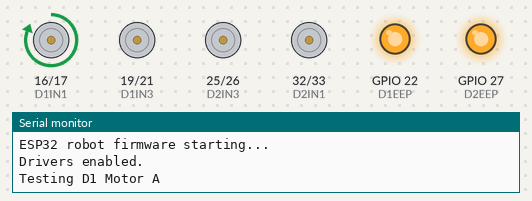
The program below on a simulated ESP32. Shown: motor-driver pin pairs drawn as motors (green arrow = first pin HIGH = forward, orange = second pin HIGH = backward, longer = more drive), output pins drawn as LEDs (lit = HIGH), the last lines printed to the serial monitor.

Above: at 1.1 s.
At 13.1 s:
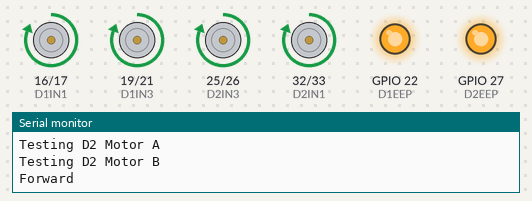
At 17.1 s:
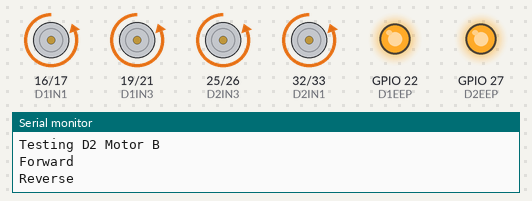
At 21.1 s:
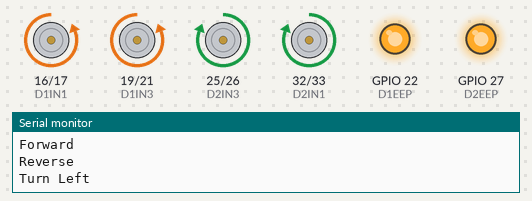
At 26.1 s:
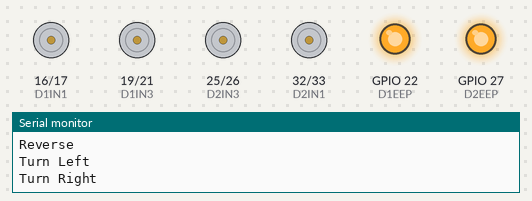
At 37.1 s:
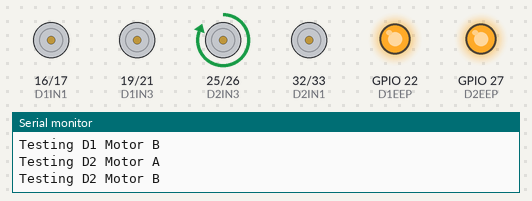
Timing chart, 0 to 40.0 s (numbered marks = the images above):
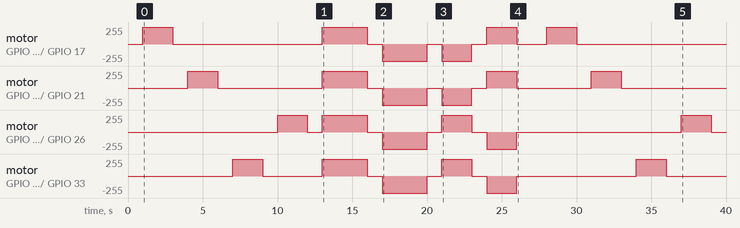

The program:

main.cpp
```cpp
#include <Arduino.h>

// =========================
// Pin mapping from your PCB
// =========================

// Driver 1
const int D1IN1 = 16;
const int D1IN2 = 17;
const int D1IN3 = 19;
const int D1IN4 = 21;
const int D1EEP = 22;

// Driver 2
const int D2IN1 = 32;
const int D2IN2 = 33;
const int D2IN3 = 25;
const int D2IN4 = 26;
const int D2EEP = 27;

// =========================
// Motor assumptions
// =========================
// Driver 1 Motor A = front left
// Driver 1 Motor B = rear left
// Driver 2 Motor A = front right
// Driver 2 Motor B = rear right
//
// If any wheel spins the wrong way, swap that motor's two wires
// or swap HIGH/LOW in that motor's forward/reverse functions.

// -------------------------
// Low-level motor helpers
// -------------------------
void setMotorRaw(int in1, int in2, int direction) {
  // direction:
  //  1 = forward
  // -1 = reverse
  //  0 = stop
  if (direction > 0) {
    digitalWrite(in1, HIGH);
    digitalWrite(in2, LOW);
  } else if (direction < 0) {
    digitalWrite(in1, LOW);
    digitalWrite(in2, HIGH);
  } else {
    digitalWrite(in1, LOW);
    digitalWrite(in2, LOW);
  }
}

void enableDrivers() {
  digitalWrite(D1EEP, HIGH);
  digitalWrite(D2EEP, HIGH);
}

void disableDrivers() {
  digitalWrite(D1EEP, LOW);
  digitalWrite(D2EEP, LOW);
}

void stopAllMotors() {
  setMotorRaw(D1IN1, D1IN2, 0);
  setMotorRaw(D1IN3, D1IN4, 0);
  setMotorRaw(D2IN1, D2IN2, 0);
  setMotorRaw(D2IN3, D2IN4, 0);
}

// -------------------------
// Robot movement helpers
// -------------------------
void forward() {
  // Left side
  setMotorRaw(D1IN1, D1IN2, 1);
  setMotorRaw(D1IN3, D1IN4, 1);

  // Right side
  setMotorRaw(D2IN1, D2IN2, 1);
  setMotorRaw(D2IN3, D2IN4, 1);
}

void reverse() {
  // Left side
  setMotorRaw(D1IN1, D1IN2, -1);
  setMotorRaw(D1IN3, D1IN4, -1);

  // Right side
  setMotorRaw(D2IN1, D2IN2, -1);
  setMotorRaw(D2IN3, D2IN4, -1);
}

void turnLeft() {
  // Left side reverse, right side forward
  setMotorRaw(D1IN1, D1IN2, -1);
  setMotorRaw(D1IN3, D1IN4, -1);

  setMotorRaw(D2IN1, D2IN2, 1);
  setMotorRaw(D2IN3, D2IN4, 1);
}

void turnRight() {
  // Left side forward, right side reverse
  setMotorRaw(D1IN1, D1IN2, 1);
  setMotorRaw(D1IN3, D1IN4, 1);

  setMotorRaw(D2IN1, D2IN2, -1);
  setMotorRaw(D2IN3, D2IN4, -1);
}

// -------------------------
// Individual motor test
// -------------------------
void testEachMotor() {
  Serial.println("Testing D1 Motor A");
  setMotorRaw(D1IN1, D1IN2, 1);
  delay(2000);
  setMotorRaw(D1IN1, D1IN2, 0);
  delay(1000);

  Serial.println("Testing D1 Motor B");
  setMotorRaw(D1IN3, D1IN4, 1);
  delay(2000);
  setMotorRaw(D1IN3, D1IN4, 0);
  delay(1000);

  Serial.println("Testing D2 Motor A");
  setMotorRaw(D2IN1, D2IN2, 1);
  delay(2000);
  setMotorRaw(D2IN1, D2IN2, 0);
  delay(1000);

  Serial.println("Testing D2 Motor B");
  setMotorRaw(D2IN3, D2IN4, 1);
  delay(2000);
  setMotorRaw(D2IN3, D2IN4, 0);
  delay(1000);
}

// -------------------------
// Setup
// -------------------------
void setup() {
  Serial.begin(115200);
  delay(1000);

  pinMode(D1IN1, OUTPUT);
  pinMode(D1IN2, OUTPUT);
  pinMode(D1IN3, OUTPUT);
  pinMode(D1IN4, OUTPUT);
  pinMode(D1EEP, OUTPUT);

  pinMode(D2IN1, OUTPUT);
  pinMode(D2IN2, OUTPUT);
  pinMode(D2IN3, OUTPUT);
  pinMode(D2IN4, OUTPUT);
  pinMode(D2EEP, OUTPUT);

  stopAllMotors();
  enableDrivers();

  Serial.println("ESP32 robot firmware starting...");
  Serial.println("Drivers enabled.");
}

// -------------------------
// Main demo loop
// -------------------------
void loop() {
  testEachMotor();

  Serial.println("Forward");
  forward();
  delay(3000);
  stopAllMotors();
  delay(1000);

  Serial.println("Reverse");
  reverse();
  delay(3000);
  stopAllMotors();
  delay(1000);

  Serial.println("Turn Left");
  turnLeft();
  delay(2000);
  stopAllMotors();
  delay(1000);

  Serial.println("Turn Right");
  turnRight();
  delay(2000);
  stopAllMotors();
  delay(2000);
}
```

Measured:
- by itself, motor on GPIO 19 (D1IN3) / GPIO 21 (D1IN4): stopped → forward 255/255 at 4.0 s, → stopped 2.0 s later, → forward 255/255 7.0 s later, → stopped 3.0 s later, … (12 changes in this stretch)
- by itself, motor on GPIO 32 (D2IN1) / GPIO 33 (D2IN2): stopped → forward 255/255 at 7.0 s, → stopped 2.0 s later, → forward 255/255 4.0 s later, → stopped 3.0 s later, … (12 changes in this stretch)
